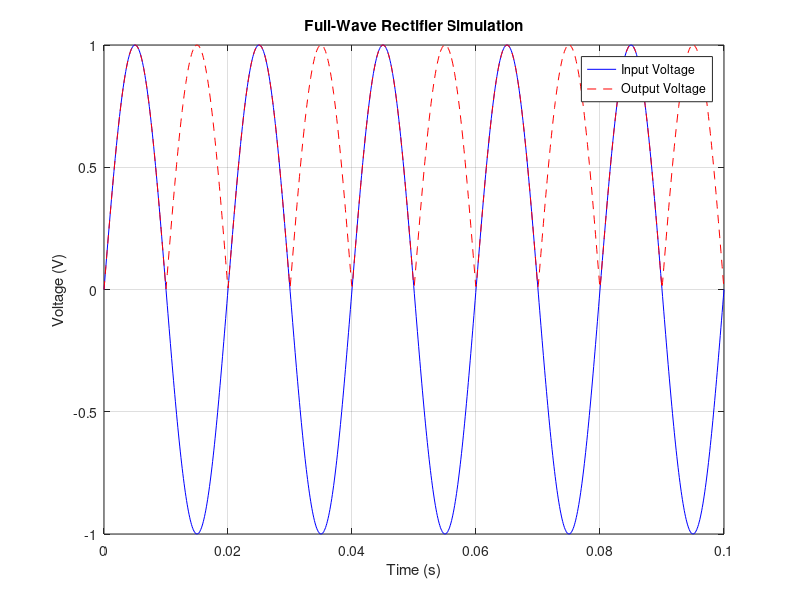

Recreate this plot in MATLAB.
% Name: Md. Roknuzzaman Rikon
% ID: 22024014
% Full-Wave Rectifier Simulation 

t = linspace(0, 0.1, 1000); % Time vector 
V_in = sin(2 * pi * 50 * t); % Input AC voltage 
V_out = abs(V_in); % Full-wave rectified voltage 

% Plot the input and output voltages
plot(t, V_in, 'b', t, V_out, 'r--'); 
title('Full-Wave Rectifier Simulation'); 
xlabel('Time (s)'); 
ylabel('Voltage (V)'); 
legend('Input Voltage', 'Output Voltage'); 
grid on;
